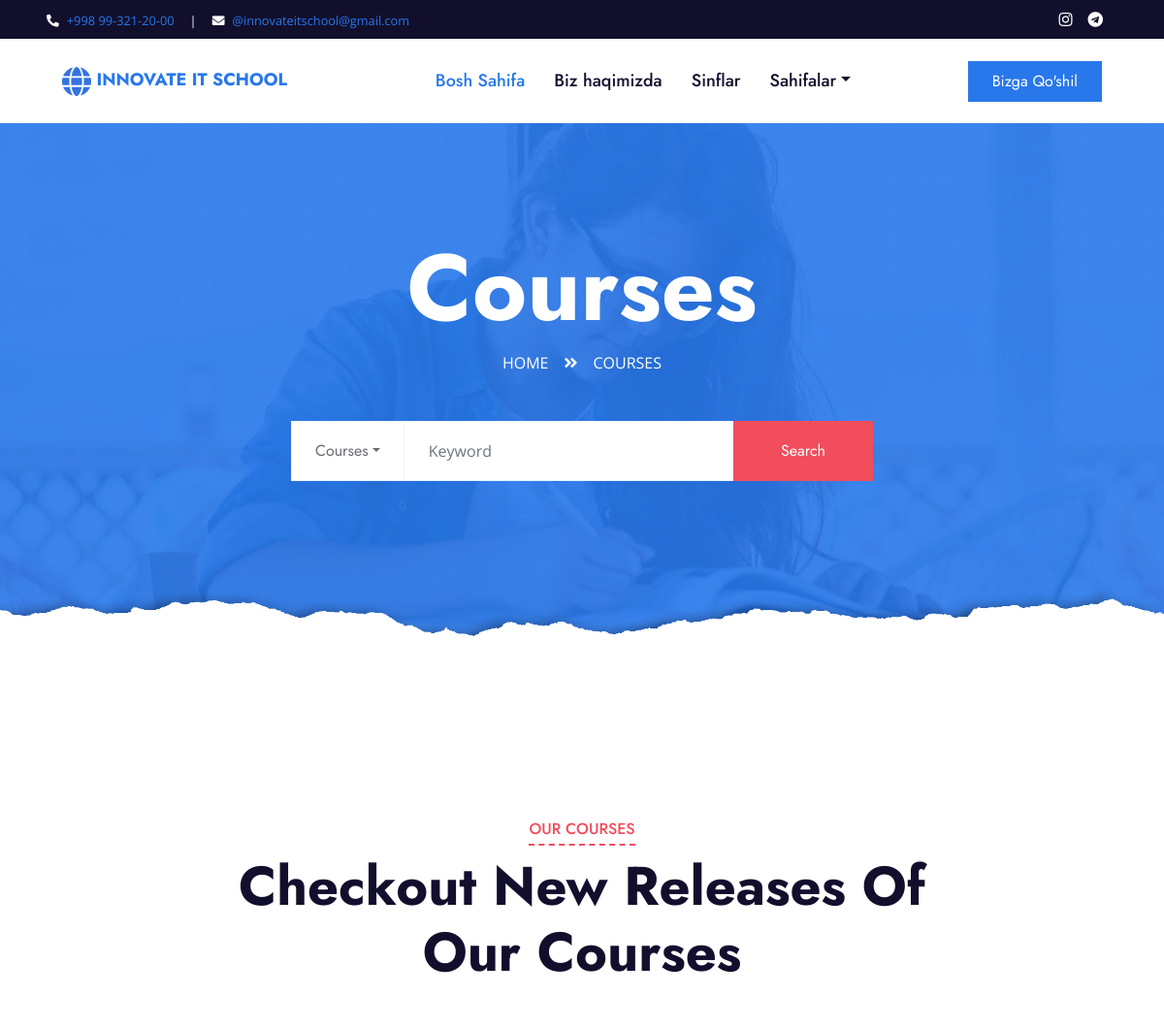
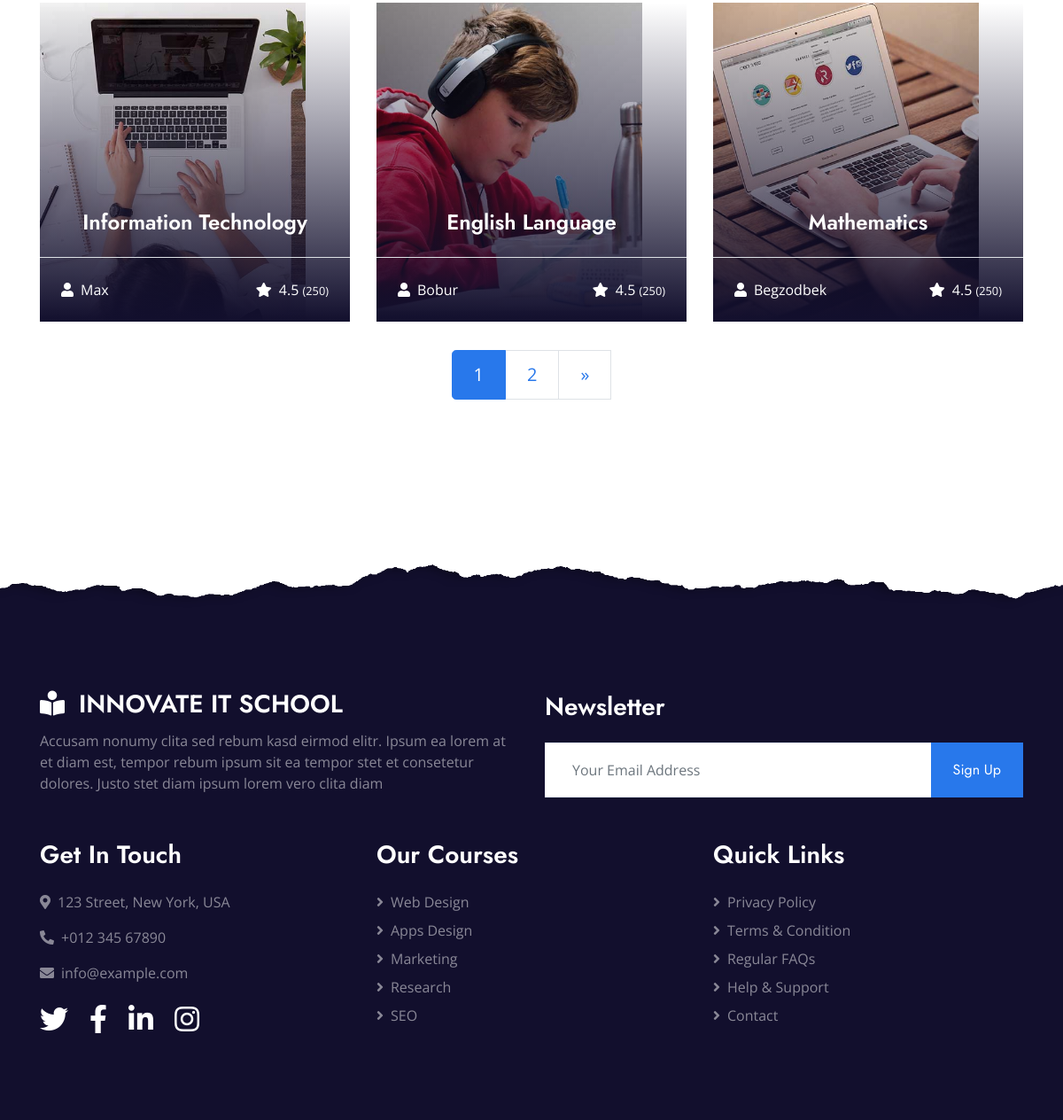
Screenshot of /course/ with the database file from the repository (2 pictures, top to bottom).
### home/models.py (models this page shows, shortened)
class Subject(models.Model):
    name = models.CharField(max_length=150)
    degree = models.ForeignKey(Degrees, on_delete=models.SET_NULL, null=True)
    teacher = models.ForeignKey(Teacher, on_delete=models.SET_NULL, null=True)
    image = models.ImageField(upload_to='images/', null=True)
    created_at = models.DateTimeField(auto_now_add=True)
    duration = models.ForeignKey(Duration, on_delete=models.SET_NULL, null=True)
    empty_seats = models.IntegerField(null=True)
    description = models.TextField(max_length=3000, null=True, blank=True)
    category = models.ForeignKey(Category, on_delete=models.SET_NULL, null=True)
    @property
    def imageURL(self):
        try:
            url = self.image.url
        except:
            url = ''
        return url

### users/models.py (models this page shows, shortened)
class Teacher(models.Model):
    name = models.CharField(max_length=150)
    extra_skills = models.CharField(
        max_length = 20,
        choices = SKILLS_CHOICES,
        default = '8'
        )
    img = models.ImageField(upload_to='images/', blank=True, null=True)
    information = models.CharField(max_length=200, null=True, blank=True)

### home/views.py (the view)
# urls.py: path('course/', views.course, name='course'),
def course(request):
    q = request.GET.get('q') if request.GET.get('q') != None else ''
    subject = Subject.objects.filter(
        Q(category__name__icontains=q) |
        Q(name__icontains=q) |
        Q(degree__name__icontains=q) |
        Q(teacher__name__icontains=q)
    )
    sub_count = subject.count()
    custom_range, subject = paginateProducts(request, subject, 3)
    context = {
        'subject':subject,
        'sub_count':sub_count,
        'custom_range':custom_range,
        }
    return render(request, 'course.html', context)

### home/utils.py (called while the page is built)
def paginateProducts(request, subjects, results):
    page = request.GET.get('page')
    paginator = Paginator(subjects, results)
    try:
        subjects = paginator.page(page)
    except PageNotAnInteger:
        page = 1
        subjects = paginator.page(page)
    except EmptyPage:
        page = paginator.num_pages
        subjects = paginator.page(page)
    leftIndex = (int(page) - 4)
    if leftIndex < 1:
        leftIndex = 1
    rightIndex = (int(page) + 5)
    if rightIndex > paginator.num_pages:
        rightIndex = paginator.num_pages + 1
    custom_range = range(leftIndex, rightIndex)
    return custom_range, subjects

### home/templates/course.html (shortened to what this page needs)
{% extends "main.html" %}
{% block content %}
    <div class="jumbotron jumbotron-fluid page-header position-relative overlay-bottom" style="margin-bottom: 90px;">
        <div class="container text-center py-5">
            <h1 class="text-white display-1">Courses</h1>
            <div class="d-inline-flex text-white mb-5">
                <p class="m-0 text-uppercase"><a class="text-white" href="">Home</a></p>
                <i class="fa fa-angle-double-right pt-1 px-3"></i>
                <p class="m-0 text-uppercase">Courses</p>
            </div>
            <form class="header__search" method="GET" action="{% url 'course' %}">
            <div class="mx-auto mb-5" style="width: 100%; max-width: 600px;">
                <div class="input-group">
                    <div class="input-group-prepend">
                        <button class="btn btn-outline-light bg-white text-body px-4 dropdown-toggle" type="button" data-toggle="dropdown"
                            aria-haspopup="true" aria-expanded="false">Courses</button>
                    </div>
                    <input name="q" type="text" class="form-control border-light" style="padding: 30px 25px;" placeholder="Keyword">
                    <div class="input-group-append">
                        <button class="btn btn-secondary px-4 px-lg-5">Search</button>
                    </div>
                </form>
                </div>
            </div>
    <div class="container-fluid py-5">
        <div class="container py-5">
            <div class="row mx-0 justify-content-center">
                <div class="col-lg-8">
                    <div class="section-title text-center position-relative mb-5">
                        <h6 class="d-inline-block position-relative text-secondary text-uppercase pb-2">Our Courses</h6>
                        <h1 class="display-4">Checkout New Releases Of Our Courses</h1>
                    </div>
                </div>
            </div>
            <div class="row">
                {% for sub in subject %}
                <div class="col-lg-4 col-md-6 pb-4">
                    <a class="courses-list-item position-relative d-block overflow-hidden mb-2" href="{% url "detail" sub.id %}">
                        <img class="img-fluid" style="height: 360px;" src="{{sub.imageURL}}" alt="alu">
                        <div class="courses-text">
                            <h4 class="text-center text-white px-3">{{sub.name}}</h4>
                            <div class="border-top w-100 mt-3">
                                <div class="d-flex justify-content-between p-4">
                                    <span class="text-white"><i class="fa fa-user mr-2"></i>{{sub.teacher.name}}</span>
                                    <span class="text-white"><i class="fa fa-star mr-2"></i>4.5
                                        <small>(250)</small></span>
                                </div>
                            </div>
                        </div>
                    </a>
                </div>
                {% endfor %}
                {% include 'pagination.html' with queryset=subject custom_range=custom_range %}
            </div>
        </div>
    </div>
{% endblock content %}

### rows the page displays
Subject: imageURL (picture), name "Information Technology", teacher.name "Max"
Subject: imageURL (picture), name "English Language", teacher.name "Bobur"
Subject: imageURL (picture), name "Mathematics", teacher.name "Begzodbek"

### other values shown
{{ page }} "1"
{{ page }} "2"
